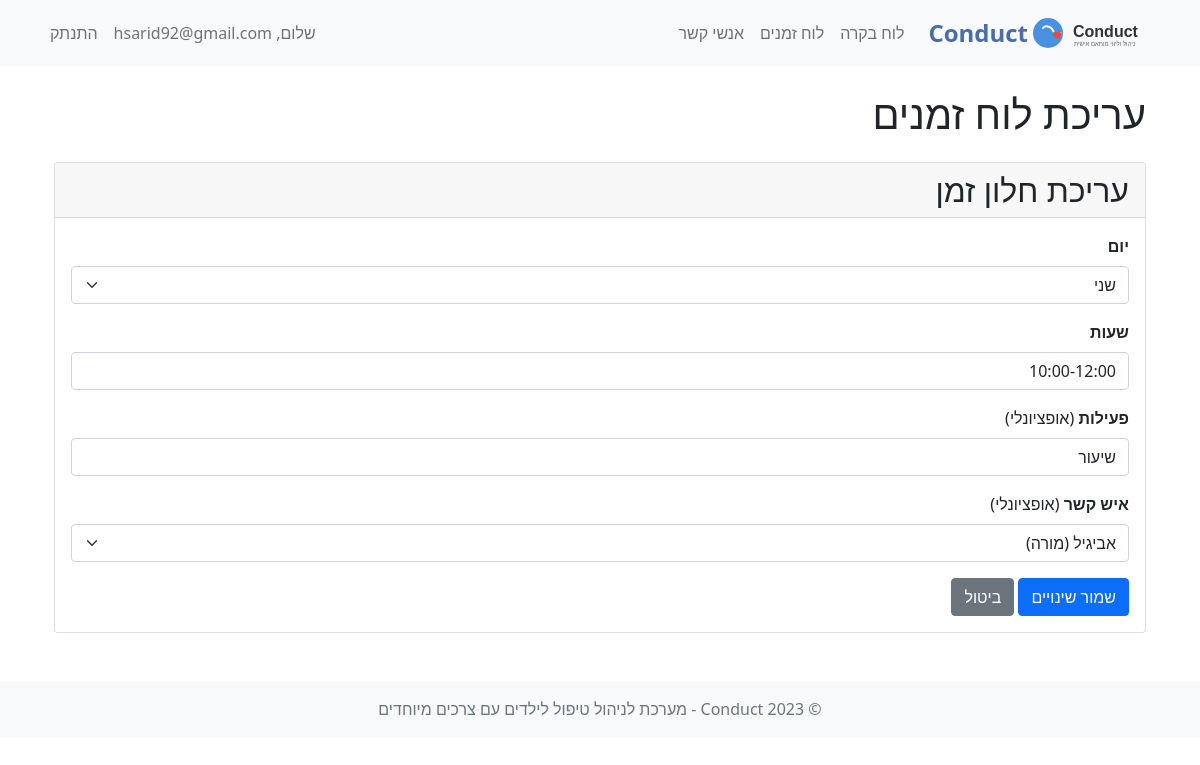
The app's page /edit_schedule/3 (signed in) with its own data.
### models.py (models this page shows, shortened)
class User(db.Model, UserMixin):
    id = db.Column(db.Integer, primary_key=True)
    username = db.Column(db.String(150), unique=True, nullable=False)
    password_hash = db.Column(db.String(256), nullable=False)

class Schedule(db.Model):
    id = db.Column(db.Integer, primary_key=True)
    user_id = db.Column(db.Integer, db.ForeignKey('user.id'), nullable=False)
    day_of_week = db.Column(db.String(20), nullable=False)  # e.g., "Monday", "Tuesday"
    time_slot = db.Column(db.String(50), nullable=False)  # e.g., "08:00-10:00"
    contact_id = db.Column(db.Integer, db.ForeignKey('contact.id'), nullable=True)
    activity = db.Column(db.String(200), nullable=True)
    contact = db.relationship('Contact', backref='schedules', lazy=True)

class Contact(db.Model):
    id = db.Column(db.Integer, primary_key=True)
    user_id = db.Column(db.Integer, db.ForeignKey('user.id'), nullable=False)
    name = db.Column(db.String(150), nullable=False)  # Name of the contact
    relation = db.Column(db.String(50), nullable=False)  # e.g., Teacher, Parent, Therapist
    phone_number = db.Column(db.String(20), nullable=False)

### schedule_routes.py (the view, shortened to what this page needs)
@schedule_bp.route('/edit_schedule/<int:schedule_id>', methods=['GET', 'POST'])
@login_required
def edit_schedule(schedule_id):
    schedule_entry = Schedule.query.filter_by(id=schedule_id, user_id=current_user.id).first()
    if not schedule_entry:
        flash('Schedule entry not found or you do not have permission to edit it.')
        return redirect(url_for('schedule.schedule'))
    contacts = Contact.query.filter_by(user_id=current_user.id).all()
    days_of_week = ["ראשון", "שני", "שלישי", "רביעי", "חמישי", "שישי", "שבת"]
    return render_template(
        'edit_schedule.html',
        title="עריכת לוח זמנים",
        entry=schedule_entry,
        days_of_week=days_of_week,
        contacts=contacts,
        rtl=True,
        align_right=True
    )

### APP.py (called while the page is built)
@login_manager.user_loader
def load_user(user_id):
    return User.query.get(int(user_id))

### templates/edit_schedule.html (shortened to what this page needs)
{% extends 'base.html' %}
{% block content %}
<div class="container" {% if rtl %}dir="rtl"{% endif %}>
    <h1 class="mb-4">{{ title }}</h1>
    <div class="card">
        <div class="card-header">
            <h2 class="mb-0">עריכת חלון זמן</h2>
        </div>
        <div class="card-body">
            <form method="POST" action="{{ url_for('edit_schedule', schedule_id=entry.id) }}">
                <div class="form-group mb-3">
                    <label for="day_of_week" class="form-label"><strong>יום</strong></label>
                    <select class="form-select" id="day_of_week" name="day_of_week" required>
                        {% for day in days_of_week %}
                        <option value="{{ day }}" {% if entry.day_of_week == day %}selected{% endif %}>{{ day }}</option>
                        {% endfor %}
                    </select>
                </div>
                <div class="form-group mb-3">
                    <label for="time_slot" class="form-label"><strong>שעות</strong></label>
                    <input type="text" class="form-control" id="time_slot" name="time_slot" value="{{ entry.time_slot }}" required>
                </div>
                <div class="form-group mb-3">
                    <label for="activity" class="form-label"><strong>פעילות</strong> (אופציונלי)</label>
                    <input type="text" class="form-control" id="activity" name="activity" value="{{ entry.activity or '' }}"
                           placeholder="לדוגמה: שיעור פרטי, טיפול, טיול, ביקור משפחתי...">
                </div>
                <div class="form-group mb-3">
                    <label for="contact_id" class="form-label"><strong>איש קשר</strong> (אופציונלי)</label>
                    <select class="form-select" id="contact_id" name="contact_id">
                        {% for contact in contacts %}
                        <option value="{{ contact.id }}" {% if entry.contact_id == contact.id %}selected{% endif %}>{{ contact.name }} ({{ contact.relation }})</option>
                        {% endfor %}
                    </select>
                </div>
                <button type="submit" class="btn btn-primary">שמור שינויים</button>
                <a href="{{ url_for('schedule') }}" class="btn btn-secondary">ביטול</a>
            </form>
        </div>
    </div>
</div>
{% endblock %}

### templates/base.html (shortened to what this page needs)
<!DOCTYPE html>
<html lang="he" dir="rtl">
<head>
    <link rel="stylesheet" href="https://cdn.jsdelivr.net/npm/bootstrap@5.0.2/dist/css/bootstrap.rtl.min.css">
    <link rel="stylesheet" href="https://cdnjs.cloudflare.com/ajax/libs/font-awesome/6.0.0-beta3/css/all.min.css">
</head>
<body>
    <nav class="navbar navbar-expand-lg navbar-light bg-light mb-4">
        <div class="container">
            <a class="navbar-brand d-flex align-items-center" href="{{ url_for('index') }}">
                <img src="{{ url_for('static', filename='img/logo.svg') }}" alt="Conduct Logo">
                <span class="app-name">Conduct</span>
            </a>
            <div class="collapse navbar-collapse" id="navbarNav">
                <ul class="navbar-nav me-auto">
                    {% if current_user.is_authenticated %}
                    <li class="nav-item">
                        <a class="nav-link" href="{{ url_for('user.dashboard') }}">לוח בקרה</a>
                    </li>
                    <li class="nav-item">
                        <a class="nav-link" href="{{ url_for('schedule.schedule') }}">לוח זמנים</a>
                    </li>
                    <li class="nav-item">
                        <a class="nav-link" href="{{ url_for('contact.contacts') }}">אנשי קשר</a>
                    </li>
                    {% endif %}
                </ul>
                <ul class="navbar-nav">
                    {% if current_user.is_authenticated %}
                    <li class="nav-item">
                        <span class="nav-link">שלום, {{ current_user.username }}</span>
                    </li>
                    <li class="nav-item">
                        <a class="nav-link" href="{{ url_for('user.logout') }}">התנתק</a>
                    </li>
                    {% endif %}
                </ul>
            </div>
        </div>
    </nav>
    <div class="container">
        {% block content %}{% endblock %}
    </div>
    <footer class="footer mt-5 py-3 bg-light">
        <div class="container text-center">
            <span class="text-muted">© 2023 Conduct - מערכת לניהול טיפול לילדים עם צרכים מיוחדים</span>
        </div>
    </footer>
</body>
</html>

### templates/base.html (style rules this page uses)
.navbar-brand img { height: 40px; margin-right: 10px; }
.app-name { font-weight: bold; color: #4a6da7; font-size: 24px; }
body { direction: rtl; text-align: right; }
.form-label { float: right; }

### records on screen
User: username "hsarid92@gmail.com"
Schedule: day_of_week "שני", time_slot "10:00-12:00", activity "שיעור", contact_id "אביגיל (מורה)"

### other values on screen
{{ title }} "עריכת לוח זמנים"
